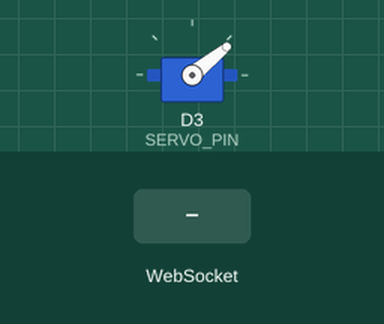
Simulated run of this sketch. Board: ESP8266 (NodeMCU). On the bench: servo. The inputs (shaded band) are chosen by the test bench. WiFi joins after 1.5 s; servers stay silent unless stated; what the sketch prints to the serial monitor is not drawn.

Above: at 0.4 s.
At 1.9 s:
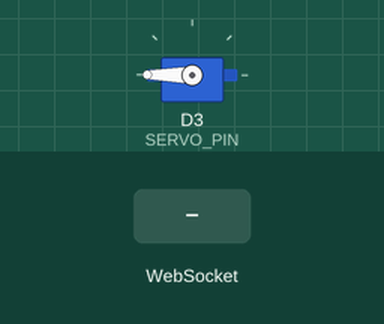
At 4.5 s:
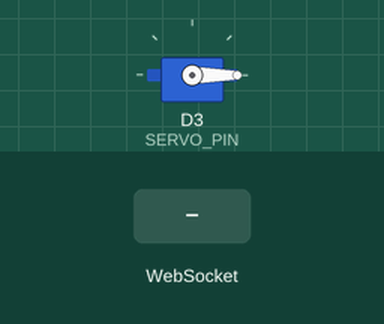
4.6 s: WebSocket text "STATE" received
Timing chart, 0 to 7.6 s (numbered marks = the images above; inputs shaded):
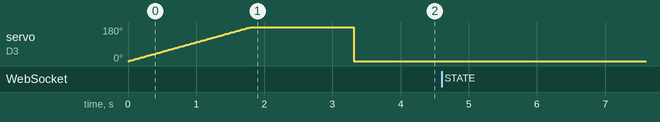

The sketch:

ESP8266_AsyncWebSocketServo.ino
```cpp
#include <ESP8266WiFi.h>
#include <ESPAsyncTCP.h>
#include <ESPAsyncWebServer.h>

#include "Barrier.h"
#include "index.h"

// Wifi credentials
const char* SSID = "Laptop";
const char* PSWD = "Password";

bool STATE = 1;

// Create Servo instance
#define SERVO_PIN D3
Barrier barrier(SERVO_PIN);

// Create AsyncWebServer object on port 80
AsyncWebServer server(80);
AsyncWebSocket ws("/ws");

void setup() {
    Serial.begin(115200);
    Serial.println("");

    barrier.Test();

    // Connect to Wi-Fi
    Serial.print("Connecting to ");
    Serial.println(SSID);
    WiFi.begin(SSID, PSWD);
    while (WiFi.status() != WL_CONNECTED) {
        delay(500);
        Serial.print(".");
    }
    Serial.println("");
    Serial.println("Connected");
    Serial.print("IP address: ");
    Serial.println(WiFi.localIP());

    WiFi.printDiag(Serial);

    // Init Web Socket
    ws.onEvent(onEvent);
    server.addHandler(&ws);

    // Route for root / web page
    server.on("/", HTTP_GET, [] (AsyncWebServerRequest* request) {
        request->send_P(200, "text/html", index_html, processor);
    });

    // Start server
    server.begin();
}

void loop() {
    ws.cleanupClients();
    if (STATE) {
        barrier.Open();
    }
    else {
        barrier.Close();
    }
}


void handleWebSocketMessage(void* arg, uint8_t* data, size_t len) {
    AwsFrameInfo* info = (AwsFrameInfo*) arg;
    if (info->final && info->index == 0 && info->len == len && info->opcode == WS_TEXT) {
        data[len] = 0;
        if (strcmp((char*) data, "toggle") == 0) {
            STATE = !STATE;
            ws.textAll(String(STATE));
        }
    }
}


void onEvent(AsyncWebSocket* server, AsyncWebSocketClient* client, AwsEventType type, void* arg, uint8_t* data, size_t len) {
    switch (type) {
        case WS_EVT_CONNECT:
            Serial.printf("WebSocket client #%u connected from %s\n", client->id(), client->remoteIP().toString().c_str());
            break;
        case WS_EVT_DISCONNECT:
            Serial.printf("WebSocket client #%u disconnected\n", client->id());
            break;
        case WS_EVT_DATA:
            handleWebSocketMessage(arg, data, len);
            break;
        case WS_EVT_PONG: // Response to a ping request
            break;
        case WS_EVT_ERROR: // An error is received from the client
            break;
    }
}


String processor(const String& var) {
    Serial.println(var);
    if (var == "STATE") {
        if (STATE) {
            return "OPEN";
        }
        else {
            return "CLOSE";
        }
    }

    return String();
}
```

Barrier.cpp
```cpp
#include "Barrier.h"

Barrier::Barrier(int pin, int min, int max) {
    attach(pin, min, max); // Attach the servo to the specified pin
}

void Barrier::Open() {
    write(0); // Set the servo angle to fully open position (adjust as needed)
}

void Barrier::Close() {
    write(90); // Set the servo angle to fully closed position (adjust as needed)
}

void Barrier::Test() {
    for (int i = 0; i <= 180; i++) {
        write(i);
        delay(10);
    }
}
```

Barrier.h
```cpp
#ifndef BARRIER_H
#define BARRIER_H

#include <Servo.h>

class Barrier : public Servo {
public:
    Barrier(int pin, int min = 500, int max = 2400); // The nodeMCU need to config the min and max value
    void Test();        // Test the servo
    void Open();        // Method to open the barrier
    void Close();       // Method to close the barrier
};

#endif // BARRIER_H
```

index.h
```cpp
const char index_html[] PROGMEM = R"rawliteral(
<!DOCTYPE HTML>
<html>

<head>
    <title>ESP Web Server</title>
    <meta name="viewport" content="width=device-width, initial-scale=1">
    <style>
        html {
            font-family: Arial, Helvetica, sans-serif;
            text-align: center;
        }

        h1 {
            font-size: 1.8rem;
            color: white;
        }

        h2 {
            font-size: 1.5rem;
            font-weight: bold;
            color: #143642;
        }

        .topnav {
            overflow: hidden;
            background-color: #143642;
        }

        body {
            margin: 0;
        }

        .content {
            padding: 30px;
            max-width: 600px;
            margin: 0 auto;
        }

        .card {
            background-color: #F8F7F9;
            ;
            box-shadow: 2px 2px 12px 1px rgba(140, 140, 140, .5);
            padding-top: 10px;
            padding-bottom: 20px;
        }

        .button {
            padding: 15px 50px;
            font-size: 24px;
            text-align: center;
            outline: none;
            color: #fff;
            background-color: #0f8b8d;
            border: none;
            border-radius: 5px;
            -webkit-touch-callout: none;
            -webkit-user-select: none;
            -khtml-user-select: none;
            -moz-user-select: none;
            -ms-user-select: none;
            user-select: none;
            -webkit-tap-highlight-color: rgba(0, 0, 0, 0);
        }

        /*.button:hover {background-color: #0f8b8d}*/
        .button:active {
            background-color: #0f8b8d;
            box-shadow: 2 2px #CDCDCD;
            transform: translateY(2px);
        }

        .state {
            font-size: 1.5rem;
            color: #8c8c8c;
            font-weight: bold;
        }
    </style>
    <title>ESP Web Server</title>
    <meta name="viewport" content="width=device-width, initial-scale=1">
    <link rel="icon" href="data:,">
</head>

<body>
    <div class="topnav">
        <h1>ESP WebSocket Server</h1>
    </div>
    <div class="content">
        <div class="card">
            <h2>Servo GPIO 0 (D3)</h2>
            <p class="state">state: <span id="state">%STATE%</span></p>
            <p><button id="button" class="button">Toggle</button></p>
        </div>
    </div>
    <script>
        var gateway = `ws://${window.location.hostname}/ws`;
        var websocket;
        window.addEventListener('load', onLoad);
        function initWebSocket() {
            console.log('Trying to open a WebSocket connection...');
            websocket = new WebSocket(gateway);
            websocket.onopen = onOpen;
            websocket.onclose = onClose;
            websocket.onmessage = onMessage; // <-- add this line
        }
        function onOpen(event) {
            console.log('Connection opened');
        }
        function onClose(event) {
            console.log('Connection closed');
            setTimeout(initWebSocket, 2000);
        }
        function onMessage(event) {
            var state;
            if (event.data == "1") {
                state = "CLOSE";
            }
            else {
                state = "OPEN";
            }
            document.getElementById('state').innerHTML = state;
        }
        function onLoad(event) {
            initWebSocket();
            initButton();
        }
        function initButton() {
            document.getElementById('button').addEventListener('click', toggle);
        }
        function toggle() {
            websocket.send('toggle');
        }
    </script>
</body>

</html>
)rawliteral";
```

Measured:
- after the input at 4.6 s, every drawn part: stays the same
- by itself, servo on D3 (SERVO_PIN): rises from 0° to 180° in 1.8 s, then falls to 0° in 1.5 s
